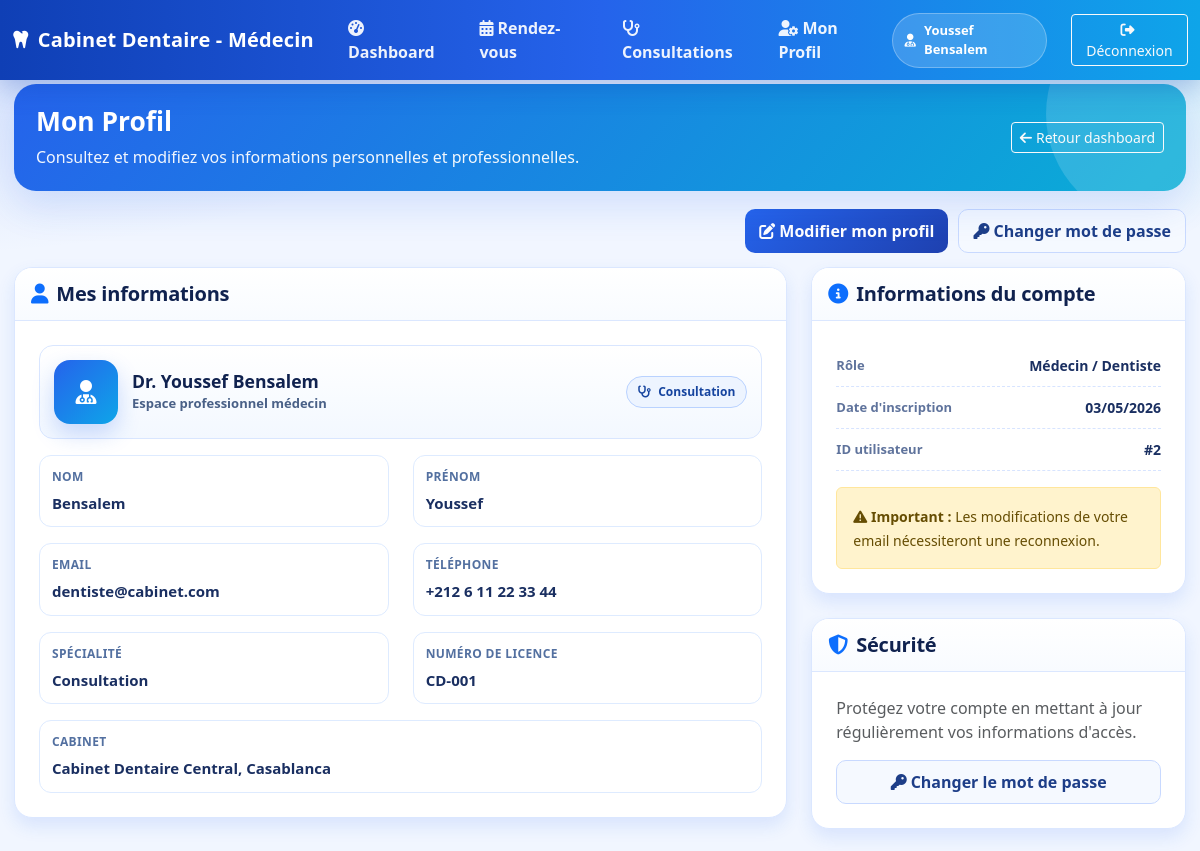
/index.php?route=/medecin/profile (signed in), run on the app's committed database.
### tables this page shows
CREATE TABLE dentistes (
    id INT AUTO_INCREMENT PRIMARY KEY,
    user_id INT NOT NULL,
    specialite VARCHAR(100),
    numero_licence VARCHAR(50) UNIQUE,
    telephone VARCHAR(20),
    cabinet TEXT,
    created_at TIMESTAMP DEFAULT CURRENT_TIMESTAMP,
    FOREIGN KEY (user_id) REFERENCES users(id) ON DELETE CASCADE,
    KEY idx_user_id (user_id)
);

### app/core/controller.php (called while the page is built, shortened)
<?php
class Controller
{
    public function view($viewName, $data = [])
    {
        $viewPath = __DIR__ . '/../views/' . str_replace('.', '/', $viewName) . '.php';
        include $viewPath;
    }
}

### app/controllers/MedecinController.php (called while the page is built, shortened)
<?php
class MedecinController extends Controller
{
    public function profile()
    {
        $user = Auth::user();
        $medecinModel = new Medecin();
        $medecin = $medecinModel->findByUserId($user['id']);
        $this->view('medecin.profile', [
            'user' => $user,
            'medecin' => $medecin
        ]);
    }
}

### app/core/Auth.php (called while the page is built, shortened)
<?php
class Auth
{
    public static function check()
    {
        return isset($_SESSION['user_id']);
    }
    public static function user()
    {
        if (self::check()) {
            return [
                'id' => $_SESSION['user_id'] ?? null,
                'nom' => $_SESSION['user_nom'] ?? '',
                'prenom' => $_SESSION['user_prenom'] ?? '',
                'email' => $_SESSION['user_email'] ?? '',
                'role' => $_SESSION['user_role'] ?? ''
            ];
        }
        return null;
    }
}

### app/core/Database.php (called while the page is built, shortened)
<?php
class Database
{
    private $host = DB_HOST;
    private $dbname = DB_NAME;
    private $username = DB_USER;
    private $password = DB_PASSWORD;
    private $charset = DB_CHARSET;
    private $port = DB_PORT;
    private $pdo = null;
    public $debug_messages = [];
    private function loadConfiguration()
    {
        $configFile = ROOT_PATH . '/config.php';
        $this->host = defined('DB_HOST') ? DB_HOST : $this->host;
        $this->dbname = defined('DB_NAME') ? DB_NAME : $this->dbname;
        $this->username = defined('DB_USER') ? DB_USER : $this->username;
        $this->password = defined('DB_PASSWORD') ? DB_PASSWORD : $this->password;
        $this->port = defined('DB_PORT') ? (int) DB_PORT : $this->port;
        $this->charset = defined('DB_CHARSET') ? DB_CHARSET : $this->charset;
    }
    public function connect()
    {
        try {
            $hostsToTry = [$this->host];
            foreach (array_unique($hostsToTry) as $host) {
                try {
                    $dsn = "mysql:host={$host};port={$this->port};dbname={$this->dbname};charset={$this->charset}";
                    $this->pdo = new PDO($dsn, $this->username, $this->password, [
                        PDO::ATTR_ERRMODE => PDO::ERRMODE_EXCEPTION,
                        PDO::ATTR_DEFAULT_FETCH_MODE => PDO::FETCH_ASSOC,
                        PDO::ATTR_EMULATE_PREPARES => false,
                    ]);
                    $message = "✓ Connexion PDO réussie (host: {$host}, port: {$this->port}, dbname: {$this->dbname})";
                    $this->debug_messages[] = $message;
                    return $this->pdo;
                } catch (PDOException $e) {
                    $lastException = $e;
                }
            }
            throw new PDOException("Connexion PDO impossible sans message d'erreur.");
        } catch (PDOException $e) {
            $message = "✗ ERREUR PDO : " . $e->getMessage();
            $this->debug_messages[] = $message;
            die($message);
        }
    }
    public function getPdo()
    {
        return $this->pdo;
    }
    public function getDebugMessages()
    {
        return $this->debug_messages;
    }
}

### app/core/Model.php (called while the page is built, shortened)
<?php
class Model
{
    public function __construct()
    {
        try {
            $db = new Database();
            $this->pdo = $db->getPdo();
        } catch (Exception $e) {
            $this->debug_messages[] = "✗ Erreur initialisation Model : " . $e->getMessage();
        }
    }
}

### app/models/Medecin.php (called while the page is built, shortened)
<?php
class Medecin extends Model
{
    public function findByUserId($user_id)
    {
        try {
            $query = "SELECT * FROM dentistes WHERE user_id = :user_id LIMIT 1";
            $stmt = $this->pdo->prepare($query);
            $stmt->bindParam(':user_id', $user_id);
            $stmt->execute();
            $medecin = $stmt->fetch(PDO::FETCH_ASSOC);
            return $medecin ?: false;
        } catch (PDOException $e) {
            return false;
        }
    }
}

### app/views/medecin/profile.php (the view, shortened to what this page needs)
<?php
$user = $user ?? [];
$medecin = $medecin ?? [];
?>
<!DOCTYPE html>
<html lang="fr">
<head>
    <link href="https://cdn.jsdelivr.net/npm/bootstrap@5.3.0/dist/css/bootstrap.min.css" rel="stylesheet">
    <link href="https://cdnjs.cloudflare.com/ajax/libs/font-awesome/6.4.0/css/all.min.css" rel="stylesheet">
</head>
<body>
<nav class="navbar navbar-expand-lg topbar fixed-top">
        <div class="container-fluid">
            <a class="navbar-brand" href="<?php echo BASE_URL; ?>index.php?route=/medecin/dashboard">
                <i class="fas fa-tooth me-2"></i>Cabinet Dentaire - Médecin
            </a>
            <div class="collapse navbar-collapse" id="navbarNav">
                <ul class="navbar-nav me-auto">
                    <li class="nav-item">
                        <a class="nav-link active" href="<?php echo BASE_URL; ?>index.php?route=/medecin/dashboard">
                            <i class="fas fa-tachometer-alt me-1"></i>Dashboard
                        </a>
                    </li>
                    <li class="nav-item">
                        <a class="nav-link" href="<?php echo BASE_URL; ?>index.php?route=/medecin/rendez-vous">
                            <i class="fas fa-calendar-alt me-1"></i>Rendez-vous
                        </a>
                    </li>
                    <li class="nav-item">
                        <a class="nav-link" href="<?php echo BASE_URL; ?>index.php?route=/medecin/consultation/select">
                            <i class="fas fa-stethoscope me-1"></i>Consultations
                        </a>
                    </li>
                    <li class="nav-item">
                        <a class="nav-link" href="<?php echo BASE_URL; ?>index.php?route=/medecin/profile">
                            <i class="fas fa-user-cog me-1"></i>Mon Profil
                        </a>
                    </li>
                </ul>
                <div class="d-flex align-items-center">
                    <div class="doctor-pill">
                        <i class="fas fa-user-md"></i>
                        <?php echo htmlspecialchars(($user['prenom'] ?? '') . ' ' . ($user['nom'] ?? '')); ?>
                    </div>
                    <a href="<?php echo BASE_URL; ?>index.php?route=/logout" class="btn btn-outline-light btn-sm ms-3">
                        <i class="fas fa-sign-out-alt me-1"></i>Déconnexion
                    </a>
                </div>
            </div>
        </div>
    </nav>
    <div class="dashboard">
        <div class="welcome-banner">
            <div class="d-flex align-items-center justify-content-between flex-wrap gap-3">
                <div>
                    <h1 class="welcome-title">Mon Profil</h1>
                    <p class="welcome-sub">Consultez et modifiez vos informations personnelles et professionnelles.</p>
                </div>
                <a href="<?php echo BASE_URL; ?>index.php?route=/medecin/dashboard" class="btn btn-outline-light btn-sm">
                    <i class="fas fa-arrow-left me-1"></i>Retour dashboard
                </a>
            </div>
        </div>
        <div class="actions-row">
            <button type="button" class="btn btn-primary-custom" id="editBtn" onclick="toggleEditMode()">
                <i class="fas fa-edit me-1"></i>Modifier mon profil
            </button>
            <button type="button" class="btn btn-light-custom" onclick="showPasswordInfo()">
                <i class="fas fa-key me-1"></i>Changer mot de passe
            </button>
        </div>
        <div class="row gy-4">
            <div class="col-lg-8">
                <div class="panel" id="profileView">
                    <div class="panel-head">
                        <h5 class="panel-title"><i class="fas fa-user me-2 text-primary"></i>Mes informations</h5>
                    </div>
                    <div class="p-3 p-md-4">
                        <div class="profile-header">
                            <div class="profile-identity">
                                <div class="profile-avatar">
                                    <i class="fas fa-user-md"></i>
                                </div>
                                <div>
                                    <h2 class="profile-name">
                                        Dr. <?php echo htmlspecialchars(trim(($user['prenom'] ?? '') . ' ' . ($user['nom'] ?? ''))); ?>
                                    </h2>
                                    <p class="profile-subtitle">Espace professionnel médecin</p>
                                </div>
                            </div>
                            <span class="badge-medical">
                                <i class="fas fa-stethoscope me-1"></i>
                                <?php echo htmlspecialchars($medecin['specialite'] ?? 'Spécialité non spécifiée'); ?>
                            </span>
                        </div>
                        <div class="row gy-3">
                            <div class="col-md-6">
                                <div class="info-item">
                                    <p class="info-label">Nom</p>
                                    <p class="info-value"><?php echo htmlspecialchars($user['nom'] ?? 'Non renseigné'); ?></p>
                                </div>
                            </div>
                            <div class="col-md-6">
                                <div class="info-item">
                                    <p class="info-label">Prénom</p>
                                    <p class="info-value"><?php echo htmlspecialchars($user['prenom'] ?? 'Non renseigné'); ?></p>
                                </div>
                            </div>
                            <div class="col-md-6">
                                <div class="info-item">
                                    <p class="info-label">Email</p>
                                    <p class="info-value"><?php echo htmlspecialchars($user['email'] ?? 'Non renseigné'); ?></p>
                                </div>
                            </div>
                            <div class="col-md-6">
                                <div class="info-item">
                                    <p class="info-label">Téléphone</p>
                                    <p class="info-value <?php echo empty($medecin['telephone']) ? 'muted' : ''; ?>">
                                        <?php echo htmlspecialchars($medecin['telephone'] ?? 'Non spécifié'); ?>
                                    </p>
                                </div>
                            </div>
                            <div class="col-md-6">
                                <div class="info-item">
                                    <p class="info-label">Spécialité</p>
                                    <p class="info-value <?php echo empty($medecin['specialite']) ? 'muted' : ''; ?>">
                                        <?php echo htmlspecialchars($medecin['specialite'] ?? 'Non spécifiée'); ?>
                                    </p>
                                </div>
                            </div>
                            <div class="col-md-6">
                                <div class="info-item">
                                    <p class="info-label">Numéro de licence</p>
                                    <p class="info-value <?php echo empty($medecin['numero_licence']) ? 'muted' : ''; ?>">
                                        <?php echo htmlspecialchars($medecin['numero_licence'] ?? 'Non spécifié'); ?>
                                    </p>
                                </div>
                            </div>
                            <div class="col-12">
                                <div class="info-item">
                                    <p class="info-label">Cabinet</p>
                                    <p class="info-value <?php echo empty($medecin['cabinet']) ? 'muted' : ''; ?>">
                                        <?php echo nl2br(htmlspecialchars($medecin['cabinet'] ?? 'Non spécifié')); ?>
                                    </p>
                                </div>
                            </div>
                        </div>
                    </div>
                </div>
            </div>
            <div class="col-lg-4">
                <div class="panel">
                    <div class="panel-head">
                        <h5 class="panel-title"><i class="fas fa-info-circle me-2 text-primary"></i>Informations du compte</h5>
                    </div>
                    <div class="p-3 p-md-4">
                        <div class="account-row">
                            <p class="account-label">Rôle</p>
                            <p class="account-value">Médecin / Dentiste</p>
                        </div>
                        <div class="account-row">
                            <p class="account-label">Date d'inscription</p>
                            <p class="account-value"><?php echo htmlspecialchars(date('d/m/Y', strtotime($user['created_at'] ?? 'now'))); ?></p>
                        </div>
                        <div class="account-row">
                            <p class="account-label">ID utilisateur</p>
                            <p class="account-value">#<?php echo htmlspecialchars($user['id'] ?? ''); ?></p>
                        </div>
                        <div class="alert alert-warning mt-3 mb-0">
                            <small>
                                <i class="fas fa-exclamation-triangle"></i>
                                <strong>Important :</strong> Les modifications de votre email nécessiteront une reconnexion.
                            </small>
                        </div>
                    </div>
                </div>
                <div class="panel mt-4">
                    <div class="panel-head">
                        <h5 class="panel-title"><i class="fas fa-shield-alt me-2 text-primary"></i>Sécurité</h5>
                    </div>
                    <div class="p-3 p-md-4">
                        <p class="mb-3 text-muted">
                            Protégez votre compte en mettant à jour régulièrement vos informations d'accès.
                        </p>
                        <button type="button" class="btn btn-light-custom w-100" onclick="showPasswordInfo()">
                            <i class="fas fa-key me-1"></i>Changer le mot de passe
                        </button>
                    </div>
                </div>
            </div>
        </div>
    </div>
</body>
</html>

### data on the page
dentistes: specialite "Consultation", telephone "+212 6 11 22 33 44", numero_licence "CD-001", cabinet "Cabinet Dentaire Central, Casablanca"

### other printed values
$user['nom'] "Bensalem"
$user['prenom'] "Youssef"
$user['email'] "dentiste@cabinet.com"
date('d/m/Y', strtotime($user['created_at'] ?? 'now')) "03/05/2026"
$user['id'] "2"
